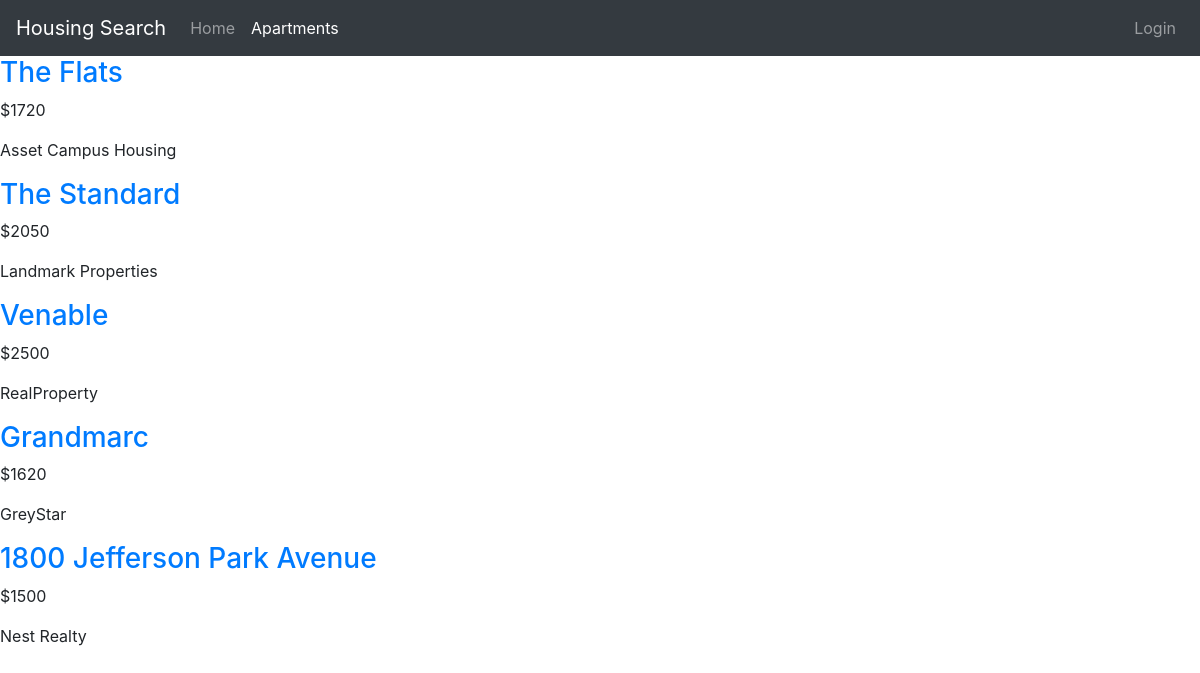
The app's page /apartments/ with its own data.
### housing_app/models.py (models this page shows)
class Apartment(models.Model):
	name = models.CharField(max_length=100)
	company = models.CharField(max_length=100)
	location = models.CharField(max_length=150)
	price = models.IntegerField()
	size = models.IntegerField()
	bedrooms = models.IntegerField()
	furnished = models.CharField(max_length=5)
	pets = models.CharField(max_length=5)

### housing_app/views.py (the view)
# urls.py: url(r'^apartments/$', views.apartments, name='apartments'),
def apartments(request):
	apartments = Apartment.objects.all()
	return render(request, 'apartments.html', {'apartments': apartments})

### housing_app/templates/apartments.html
{% extends 'base.html' %}
	{% block content %}
		{% for apartment in apartments %}
			<div class='apartmentname'>
				<a href="{% url 'apartment_detail' apartment.id %}">
					<h3> {{ apartment.name|capfirst }} </h3>
				</a>
				<p>${{ apartment.price }}</p>
				<p>{{ apartment.company }}</p>
			</div>
		{% endfor %}
	{% endblock content %}

### housing_app/templates/base.html (shortened to what this page needs)
{% load static %}
<!doctype html>
<html>
	<head>
		<link rel="stylesheet" href="https://stackpath.bootstrapcdn.com/bootstrap/4.3.0/css/bootstrap.min.css">
		<link rel="stylesheet" type="text/css" href="{% static 'style.css' %}">
	</head>
	<body>
		{% url 'home' as home_path %}
		{% url 'apartments' as apartments_path %}
		{% url 'apartment_detail' as apartment_detail_path %}
		{% url 'login' as login_path %}
		<nav class="navbar navbar-expand-lg navbar-dark bg-dark">
			<a class="navbar-brand" href="">Housing Search</a>
		  	<div class="collapse navbar-collapse" id="navbarText">
		    	<ul class="navbar-nav mr-auto">
		    	{% if home_path == request.path %}
		    		<li class="nav-item active">
		    			<a class="nav-link" href="{% url 'home' %}"> Home <span class="sr-only">(current)</span></a>
		      		</li>
		      	{% else %}
		    		<li class="nav-item">
		    			<a class="nav-link" href="{% url 'home' %}"> Home <span class="sr-only">(current)</span></a>
		      		</li>
		      	{% endif %}
		      	{% if apartments_path == request.path %}
		      		<li class="nav-item active">
		        		<a class="nav-link" href="{% url 'apartments' %}"> Apartments </a>
		      		</li>
		      	{% else %}
		      		<li class="nav-item">
		        		<a class="nav-link" href="{% url 'apartments' %}"> Apartments </a>
		      		</li>
		      	{% endif %}
		    	</ul>
		  	</div>
		  	{% if login_path != request.path %}
		  	<div class="navbar-nav mr-auto">
		    	<a class="nav-link" href="{% url 'login' %}"> Login <span class="sr-only">(current)</span></a>
		    </div>
		    {% endif %}
		</nav>
		{% block content %}
		{% endblock content %}
	</body>
</html>

### records on screen
Apartment: name "The Flats", price "1720", company "Asset Campus Housing"
Apartment: name "The Standard", price "2050", company "Landmark Properties"
Apartment: name "Venable", price "2500", company "RealProperty"
Apartment: name "Grandmarc", price "1620", company "GreyStar"
Apartment: name "1800 Jefferson Park Avenue", price "1500", company "Nest Realty"
